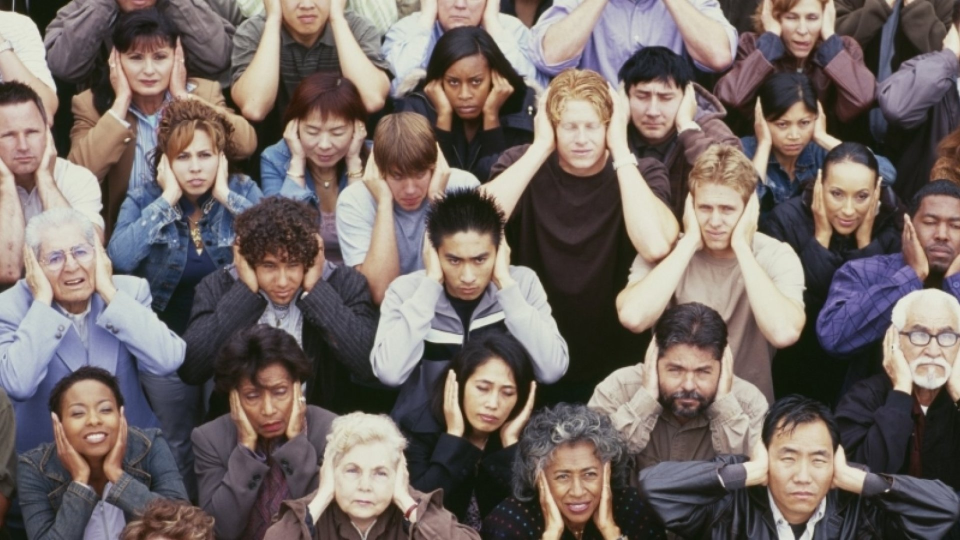
#> input picture photos/people2.jpg, 1920 x 1080 px (shown at 1/2 size)
$ python face_detect.py
#> lines starting #> are read from the running program, lines starting #| are printed output that depends on the picture; after the words box and inside, x2 and y2 are one past the last pixel; in counts of white or black regions, pixels touching at a corner belong together
#> further down, img is the input picture: shape (1080, 1920, 3); mean B, G, R 101.9, 105.8, 116.6
### utils.py
import cv2 as cv
import numpy as np


def get_center(*dimensions):
    return (dimensions[0]//2, dimensions[1]//2)


# [7 lines left out: function rescale_center, not called in this run]


def rescale_frame(frame, scale=0.75):
#> called with scale = 0.5
    width = int(frame.shape[1] * scale)
#> width = 960
    height = int(frame.shape[0] * scale)
#> height = 540

    dimensions = (width, height)
#> dimensions = (960, 540)

    return cv.resize(frame, dimensions, interpolation=cv.INTER_AREA)
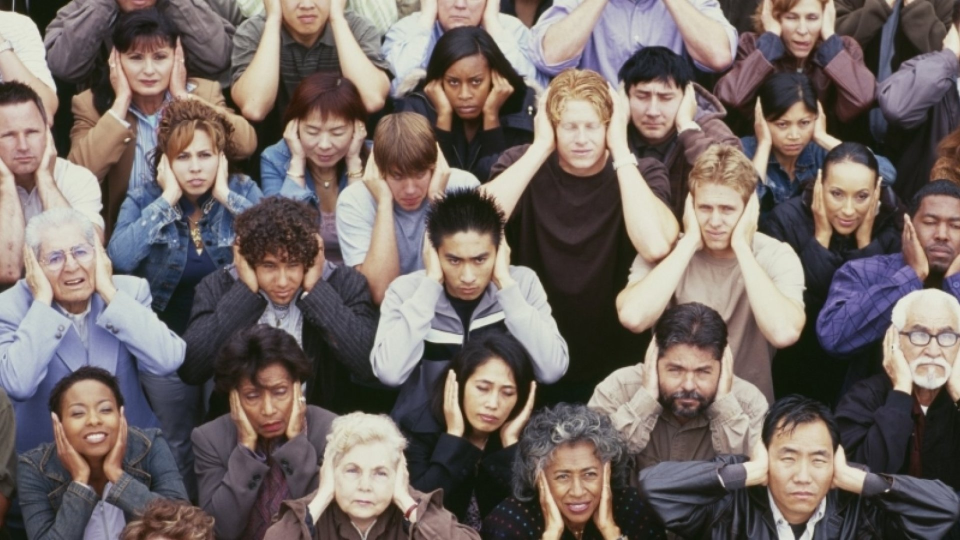
#> returned value: shape (540, 960, 3); mean of channels 0, 1, 2 102.1, 105.9, 116.8; drawn as B, G, R


# [52 lines left out: functions points_are_close, named_rectangle, find_image, not called in this run]

### face_detect.py
import cv2 as cv
import numpy as np
from utils import rescale_frame

img = cv.imread('photos/people2.jpg')
rescaled = rescale_frame(img, 0.5)
sample = rescaled

gray = cv.cvtColor(sample, cv.COLOR_BGR2GRAY)
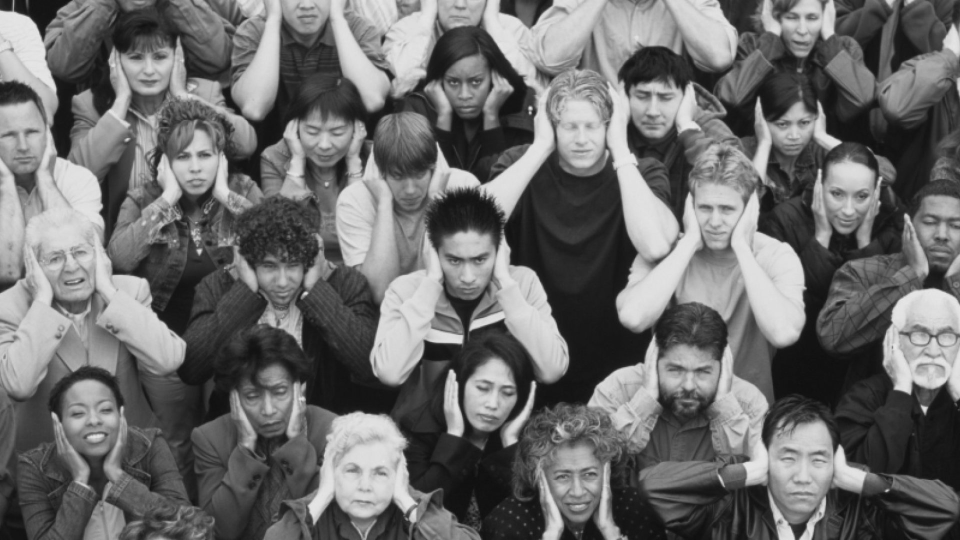
#> gray: shape (540, 960); min 15, max 231, mean 108.7

haar_cascade = cv.CascadeClassifier('haar_face.xml')

faces_rect = haar_cascade.detectMultiScale(
    gray, scaleFactor=1.1, minNeighbors=1)
#> faces_rect = 24 rows, first 6: [392, 172, 37, 37], [779, 1, 46, 46], [770, 106, 50, 50], [1, 117, 45, 45], [165, 132, 62, 62], [436, 60, 58, 58]

print(f'Number of faces = {len(faces_rect)}')
#| Number of faces = 24

for (x, y, w, h) in faces_rect:
    cv.rectangle(sample, (x, y), (x+w, y+h), (0, 255, 0), thickness=2)
#> this loop made 24 passes
#> (x, y, w, h) on passes 1 to 12: (392, 172, 37, 37), (779, 1, 46, 46), (770, 106, 50, 50), (1, 117, 45, 45), (165, 132, 62, 62), (436, 60, 58, 58), (548, 101, 64, 64), (620, 72, 65, 65), (330, 187, 51, 51), (683, 184, 66, 66), (35, 228, 69, 69), (462, 364, 65, 65)
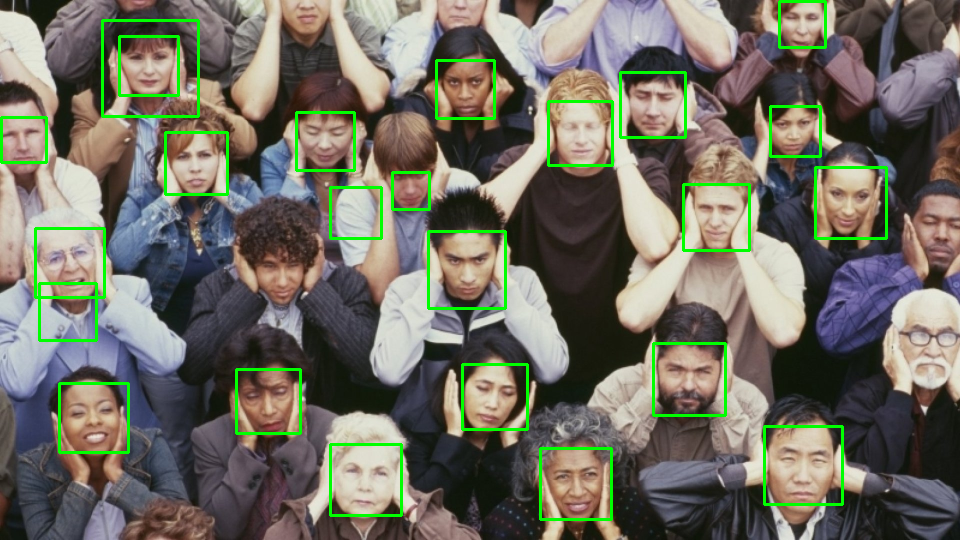
#> sample: shape (540, 960, 3); 3.5% of pixels changed, all inside (x1, y1, x2, y2) = (0, 0, 888, 521)


cv.imshow('Person', sample)

cv.waitKey(0)

$ run again, with photos/cat.jpg copied over photos/people2.jpg
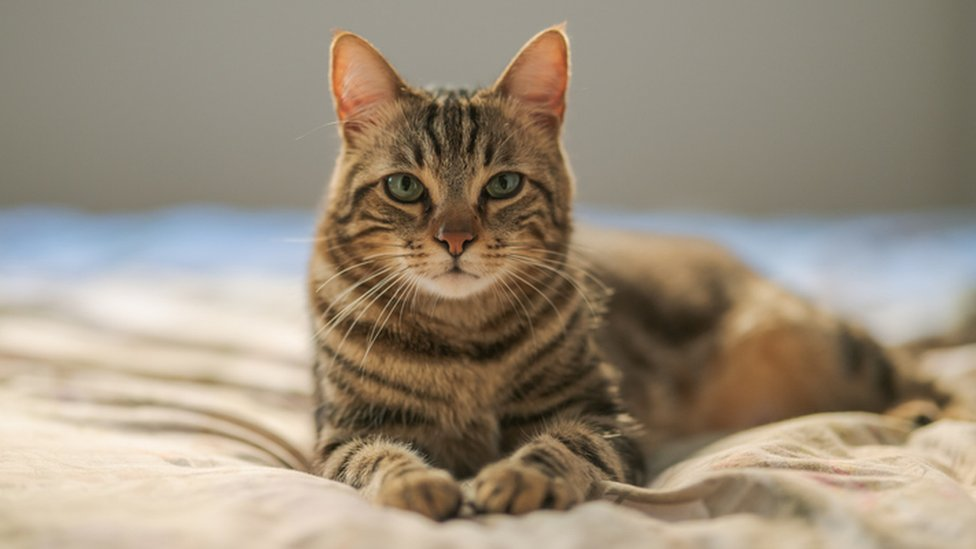
#> input picture photos/cat.jpg, 976 x 549 px
#> img is the input picture: shape (549, 976, 3); mean B, G, R 124.7, 142.7, 155.3
#> `gray = cv.cvtColor(sample, cv.COLOR_BGR2GRAY)`:
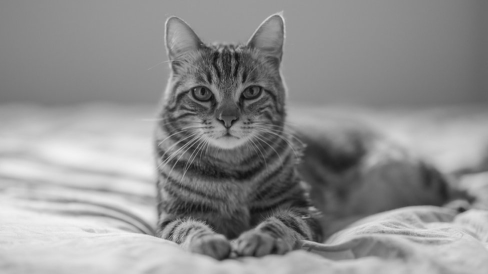
#> gray: shape (274, 488); min 15, max 243, mean 144.4
#> faces_rect = [[177, 52, 29, 29], [127, 49, 170, 170]]
#| Number of faces = 2
#> the loop `for (x, y, w, h) in faces_rect:` made 2 passes
#> after the loop `for (x, y, w, h) in faces_rect:`:
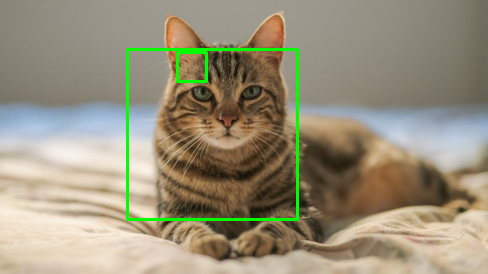
#> sample: shape (274, 488, 3); mean B, G, R 122.9, 145, 152.8

$ run again, with photos/people.jpg copied over photos/people2.jpg
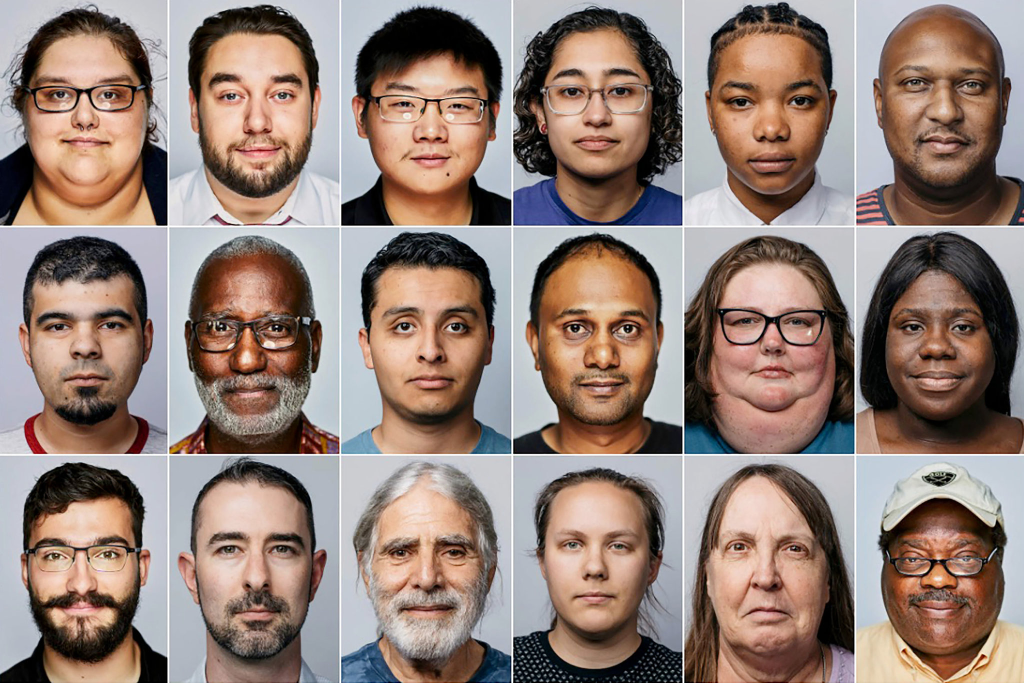
#> input picture photos/people.jpg, 2048 x 1365 px (shown at 1/2 size)
#> img is the input picture: shape (1365, 2048, 3); mean B, G, R 119.7, 128.3, 147.7
#> `gray = cv.cvtColor(sample, cv.COLOR_BGR2GRAY)`:
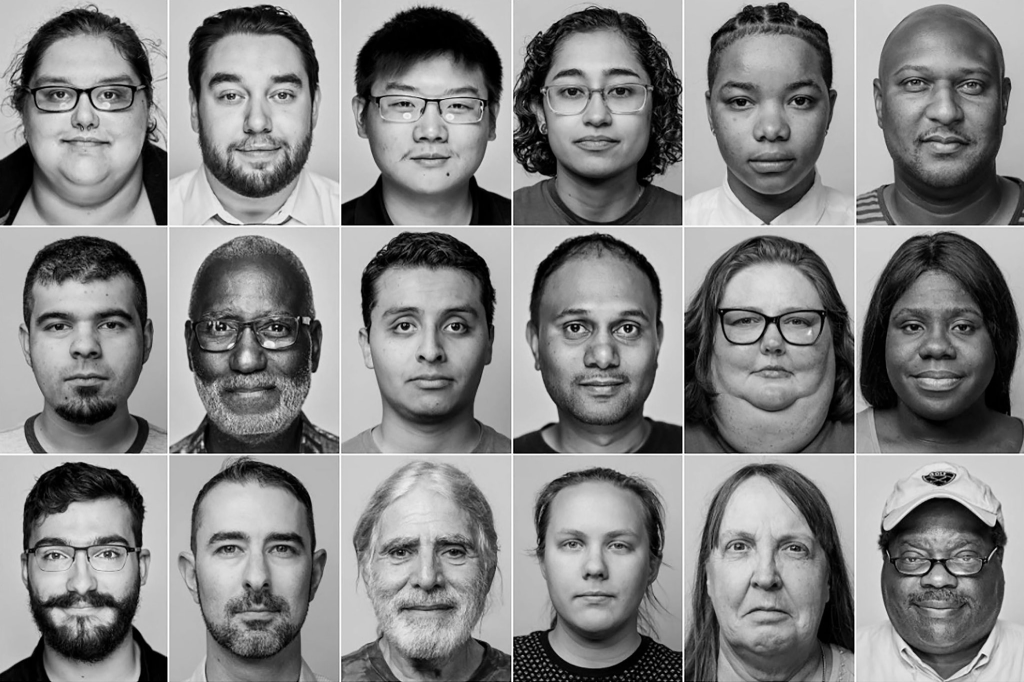
#> gray: shape (682, 1024); min 0, max 255, mean 133.1
#> faces_rect = 18 rows, first 6: [875, 275, 124, 124], [532, 494, 125, 125], [529, 36, 135, 135], [183, 37, 146, 146], [368, 52, 130, 130], [697, 41, 147, 147]
#| Number of faces = 18
#> the loop `for (x, y, w, h) in faces_rect:` made 18 passes
#> after the loop `for (x, y, w, h) in faces_rect:`:
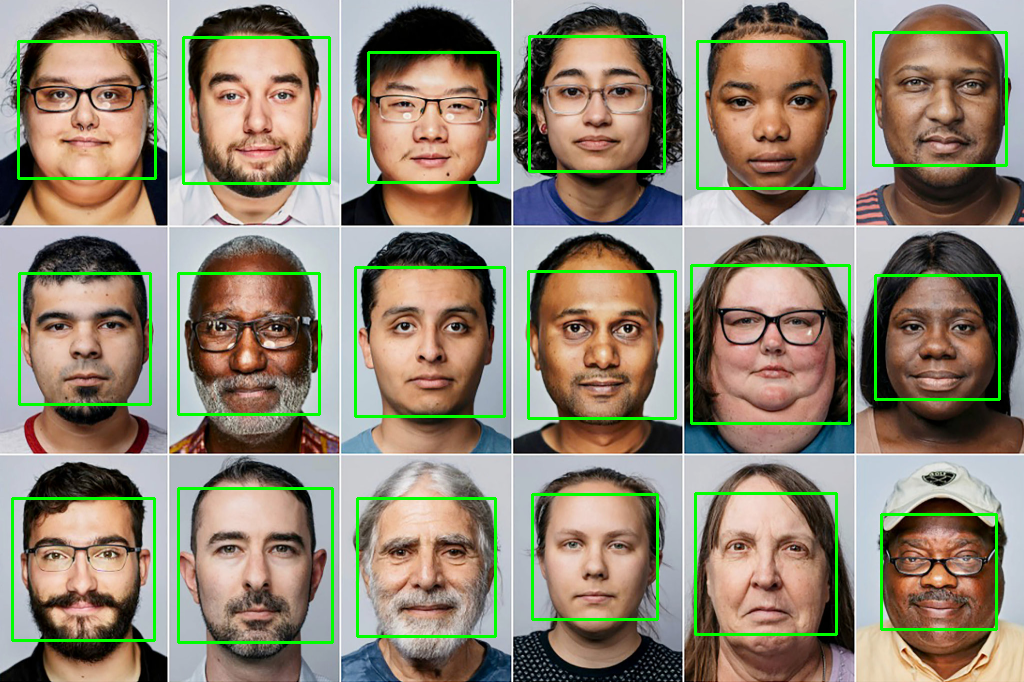
#> sample: shape (682, 1024, 3); mean B, G, R 114.5, 133.8, 141.9
